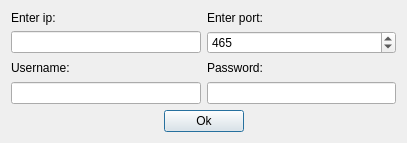
<?xml version="1.0" encoding="UTF-8"?>
<ui version="4.0">
 <class>PortDialog</class>
 <widget class="QDialog" name="PortDialog">
  <property name="geometry">
   <rect>
    <x>0</x>
    <y>0</y>
    <width>407</width>
    <height>143</height>
   </rect>
  </property>
  <property name="windowTitle">
   <string>Log in</string>
  </property>
  <layout class="QGridLayout" name="gridLayout">
   <item row="0" column="1">
    <layout class="QVBoxLayout" name="verticalLayout_2">
     <item>
      <widget class="QLabel" name="label_2">
       <property name="sizePolicy">
        <sizepolicy hsizetype="Preferred" vsizetype="Fixed">
         <horstretch>0</horstretch>
         <verstretch>0</verstretch>
        </sizepolicy>
       </property>
       <property name="text">
        <string>Enter port:</string>
       </property>
      </widget>
     </item>
     <item>
      <widget class="QSpinBox" name="port">
       <property name="minimum">
        <number>1</number>
       </property>
       <property name="maximum">
        <number>65535</number>
       </property>
       <property name="value">
        <number>465</number>
       </property>
      </widget>
     </item>
    </layout>
   </item>
   <item row="0" column="0">
    <layout class="QVBoxLayout" name="verticalLayout">
     <item>
      <widget class="QLabel" name="label">
       <property name="sizePolicy">
        <sizepolicy hsizetype="Preferred" vsizetype="Fixed">
         <horstretch>0</horstretch>
         <verstretch>0</verstretch>
        </sizepolicy>
       </property>
       <property name="text">
        <string>Enter ip:</string>
       </property>
      </widget>
     </item>
     <item>
      <widget class="QLineEdit" name="ip"/>
     </item>
    </layout>
   </item>
   <item row="2" column="0" colspan="2">
    <layout class="QHBoxLayout" name="horizontalLayout">
     <item>
      <spacer name="horizontalSpacer">
       <property name="orientation">
        <enum>Qt::Horizontal</enum>
       </property>
       <property name="sizeHint" stdset="0">
        <size>
         <width>40</width>
         <height>20</height>
        </size>
       </property>
      </spacer>
     </item>
     <item>
      <widget class="QPushButton" name="ok">
       <property name="text">
        <string>Ok</string>
       </property>
      </widget>
     </item>
     <item>
      <spacer name="horizontalSpacer_2">
       <property name="orientation">
        <enum>Qt::Horizontal</enum>
       </property>
       <property name="sizeHint" stdset="0">
        <size>
         <width>40</width>
         <height>20</height>
        </size>
       </property>
      </spacer>
     </item>
    </layout>
   </item>
   <item row="1" column="0">
    <layout class="QVBoxLayout" name="verticalLayout_3">
     <item>
      <widget class="QLabel" name="label_3">
       <property name="text">
        <string>Username:</string>
       </property>
      </widget>
     </item>
     <item>
      <widget class="QLineEdit" name="username"/>
     </item>
    </layout>
   </item>
   <item row="1" column="1">
    <layout class="QVBoxLayout" name="verticalLayout_4">
     <item>
      <widget class="QLabel" name="label_4">
       <property name="text">
        <string>Password:</string>
       </property>
      </widget>
     </item>
     <item>
      <widget class="QLineEdit" name="password">
       <property name="echoMode">
        <enum>QLineEdit::Password</enum>
       </property>
      </widget>
     </item>
    </layout>
   </item>
  </layout>
 </widget>
 <resources/>
 <connections/>
</ui>
